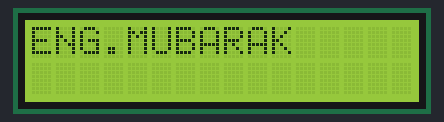
This sketch was run on a simulated Arduino Uno, built with avr-gcc and run on an emulated ATmega328P. On the bench: 16×2 character LCD.

Above: at 0.1 s.
At 2.1 s:
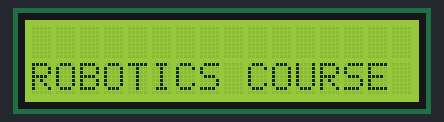

The sketch:

LiquidCrystal.ino
```cpp
#include <LiquidCrystal.h>
const int rs = 12, en = 11, d4 = 5, d5 = 4, d6 = 3, d7 = 2;
LiquidCrystal lcd(rs, en, d4, d5, d6, d7);

void setup()   {
  lcd.begin(16, 2) ;
  lcd.print("ENG.MUBARAK");
  delay(2000);
  lcd.clear();
  Serial.begin(9600) ;
}
void loop()   {
  lcd.setCursor(0,1);
lcd.print("ROBOTICS COURSE");
}
```
